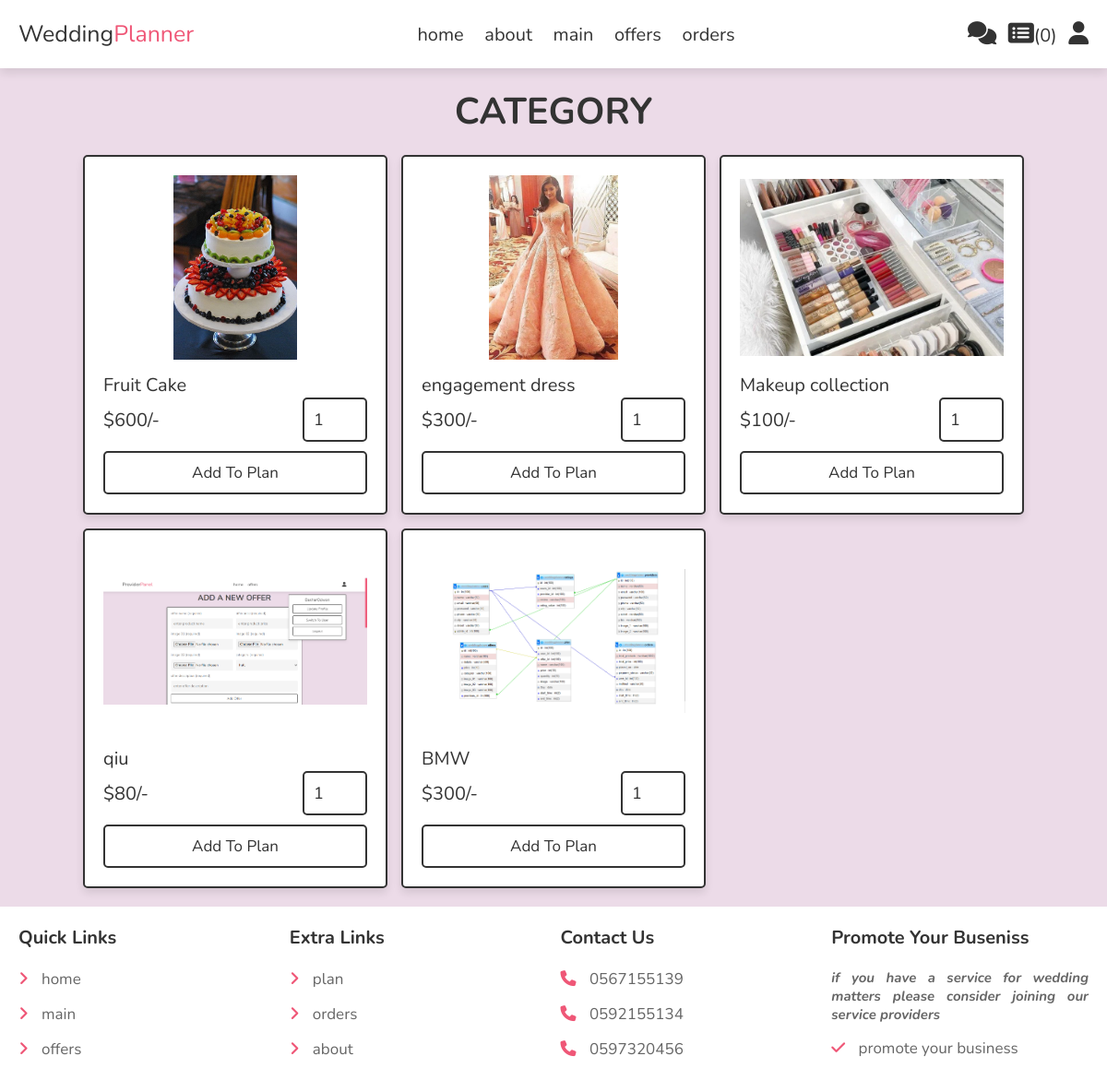
The app's page /category.php with its own data.
### tables this page shows
CREATE TABLE `offers` (
  `id` int(100) NOT NULL,
  `name` varchar(100) NOT NULL,
  `details` varchar(500) NOT NULL,
  `price` int(10) NOT NULL,
  `category` varchar(100) NOT NULL,
  `image_01` varchar(100) NOT NULL,
  `image_02` varchar(100) NOT NULL,
  `image_03` varchar(100) NOT NULL,
  `providers_id` int(100) NOT NULL
);

### category.php (the view, shortened to what this page needs)
<?php
include 'components/plan.php';
?>
<!DOCTYPE html>
<html lang="en">
<head>
   <link rel="stylesheet" href="https://cdnjs.cloudflare.com/ajax/libs/font-awesome/6.1.1/css/all.min.css">
   <link rel="stylesheet" href="style/style2.css">
</head>
<body>
<?php include 'components/header.php'; ?>
<section class="products">
   <h1 class="heading">category</h1>
   <div class="box-container">
   <?php
     $category = $_GET['category'];
     $select_products = $conn->prepare("SELECT * FROM `offers` WHERE Category LIKE '%{$category}%'");
     $select_products->execute();
     if($select_products->rowCount() > 0){
      while($fetch_product = $select_products->fetch(PDO::FETCH_ASSOC)){
   ?>
   <form action="" method="post" class="box">
      <img src="uploaded_images/<?= $fetch_product['image_01']; ?>" alt="">
      <div class="name"><?= $fetch_product['name']; ?></div>
      <div class="flex">
         <div class="price"><span>$</span><?= $fetch_product['price']; ?><span>/-</span></div>
         <input type="number" name="qty" class="qty" min="1" max="99" onkeypress="if(this.value.length == 2) return false;" value="1">
      </div>
      <input type="submit" value="add to plan" class="btn" name="add_to_plan">
   </form>
   <?php
      }
   }else{
      echo '<p class="empty">no offers found!</p>';
   }
   ?>
   </div>
</section>
<?php include 'components/footer.php'; ?>
</body>
</html>

### components/header.php (shortened to what this page needs)
<header class="header">
   <section class="flex">
      <a href="home.php" class="logo">Wedding<span>Planner</span></a>
      <nav class="navbar">
         <a href="home.php">home</a>
         <a href="about.php">about</a>
         <a href="main.php">main</a>
         <a href="our_offers.php">offers</a>
         <a href="orders.php">orders</a>
      </nav>
      <div class="icons">
         <?php
            $count_cart_items = $conn->prepare("SELECT * FROM `plan` WHERE user_id = ?");
            $count_cart_items->execute([$user_id]);
            $total_cart_counts = $count_cart_items->rowCount();
         ?>
         <a href="contact.php"><i class="fas fa-comments"></i></a>
         <a href="plan.php"><i class="fas fa-list-alt"></i><span>(<?= $total_cart_counts; ?>)</span></a>
         <div id="user-btn" class="fas fa-user"></div>
      </div>
   </section>
</header>

### components/footer.php
<footer class="footer">
   <section class="grid">
      <div class="box">
         <h3>quick links</h3>
         <a href="home.php"> <i class="fas fa-angle-right"></i> home</a>
         <a href="main.php"> <i class="fas fa-angle-right"></i> main</a>
         <a href="our_offers.php"> <i class="fas fa-angle-right"></i> offers</a>
      </div>
      <div class="box">
         <h3>extra links</h3>
         <a href="plan.php"> <i class="fas fa-angle-right"></i> plan</a>
         <a href="orders.php"> <i class="fas fa-angle-right"></i> orders</a>
         <a href="about.php"> <i class="fas fa-angle-right"></i> about</a>
      </div>
      <div class="box">
         <h3>contact us</h3>
         <a href="0567155139"><i class="fas fa-phone"></i> 0567155139</a>
         <a href="0592155134"><i class="fas fa-phone"></i> 0592155134</a>
         <a href="0597320456"><i class="fas fa-phone"></i> 0597320456</a>
      </div>
      <div class="box">
         <h3>promote your buseniss</h3>
         <p>if you have a service for wedding matters please consider joining our service providers</p>
         <a href="promote.php"><i class="fas fa-check"></i> promote your business</a>
      </div>
   </section>
</footer>

### style/style2.css (style rules this page uses)
:root { --main-color:#ef5777; --orange:#f39c12; --red:#e74c3c; --black:#333; --white:#fff; --light-color:#666; --light-bg:#eee; --border:.2rem solid var(--black); --transparent-white:rgba(255,255,255,.3); --box-shadow:0 .5rem 1rem rgba(0,0,0,.1); }
* { font-family: 'Nunito', sans-serif; margin:0; padding:0; box-sizing: border-box; outline: none; border:none; text-decoration: none; }
html { font-size: 62.5%; overflow-x: hidden; }
body { background-color: #ecdbe8; }
section { padding:2rem; max-width: 1200px; margin:0 auto; }
.heading { font-size: 4rem; color:var(--black); margin-bottom: 2rem; text-align: center; text-transform: uppercase; }
.btn, .delete-btn, .option-btn { display: block; width: 100%; margin-top: 1rem; border-radius: .5rem; padding:1rem 3rem; font-size: 1.7rem; text-transform: capitalize; cursor: pointer; text-align: center; border:var(--border); background: var(--transparent-white); color:var(--black); }
.btn { background-color: var(--transparent-white); }
.header { position: sticky; top:0; left:0; right:0; background-color: var(--white); box-shadow: var(--box-shadow); z-index: 1000; }
.header .flex { display: flex; align-items: center; justify-content: space-between; position: relative; }
.header .flex .logo { font-size: 2.5rem; color:var(--black); }
.header .flex .logo span { color:var(--main-color); }
.header .flex .navbar a { margin:0 1rem; font-size: 2rem; color:var(--black); }
.header .flex .icons > * { margin-left: 1rem; font-size: 2.5rem; cursor: pointer; color:var(--black); }
.header .flex .icons a span { font-size: 2rem; }
.products .box-container { display: grid; grid-template-columns: repeat(auto-fit, 33rem); gap:1.5rem; justify-content: center; align-items: flex-start; }
.products .box-container .box { position: relative; background-color: var(--white); box-shadow: var(--box-shadow); border-radius: .5rem; border:var(--border); padding:2rem; overflow: hidden; }
.products .box-container .box img { height: 20rem; width: 100%; object-fit: contain; margin-bottom: 1rem; }
.products .box-container .box .name { font-size: 2rem; color:var(--black); }
.products .box-container .box .flex { display: flex; align-items: center; gap:1rem; }
.products .box-container .box .flex .qty { width: 7rem; padding:1rem; border:var(--border); font-size: 1.8rem; color:var(--black); border-radius: .5rem; }
.products .box-container .box .flex .price { font-size: 2rem; color:var(--black); margin-right: auto; }
.footer { background-color: var(--white); }
.footer .grid { display: grid; grid-template-columns: repeat(auto-fit, minmax(27rem, 1fr)); gap:1.5rem; align-items: flex-start; }
.footer .grid .box h3 { font-size: 2rem; color:var(--black); margin-bottom: 2rem; text-transform: capitalize; }
.footer .grid .box a { display: block; margin:1.5rem 0; font-size: 1.7rem; color:var(--light-color); }
.footer .grid .box p { text-align: justify; margin:1.5rem 0; font-size: 1.5rem; font-style: italic; font-weight: bold; color:var(--light-color); }
.footer .grid .box a i { padding-right: 1rem; color:var(--main-color); transition: .2s linear; }

### records on screen
offers: image_01 (picture), name "Fruit Cake", price "600"
offers: image_01 (picture), name "engagement dress", price "300"
offers: image_01 (picture), name "Makeup collection", price "100"
offers: image_01 (picture), name "qiu", price "80"
offers: image_01 (picture), name "BMW", price "300"

### other values on screen
$total_cart_counts "0"
